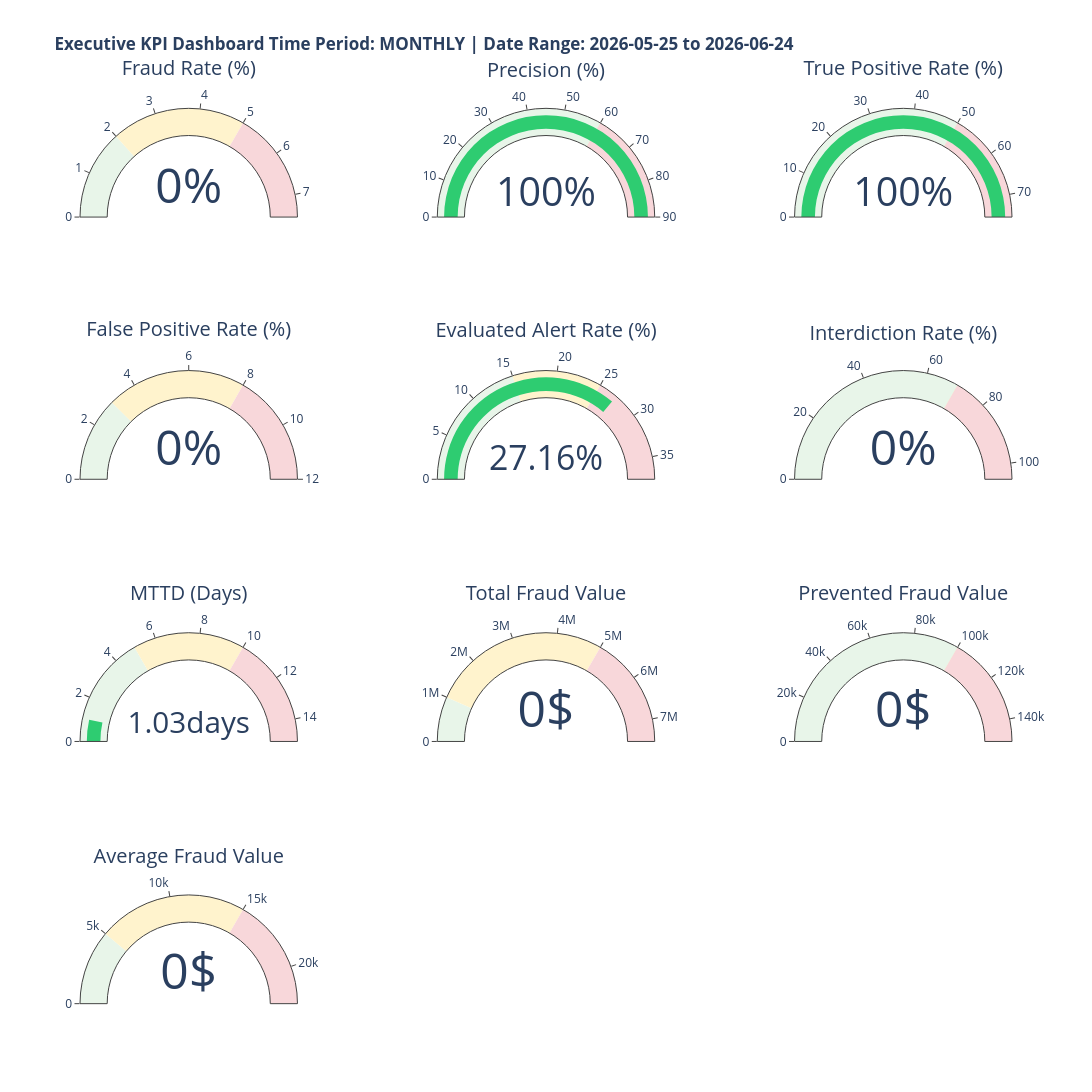

The notebook cell this image was saved under:
### Code cell
# ============================================================================
# SECTION 8.1: RENDER KPI CARDS (Executive Key Performance Indicators)
# ============================================================================

# Create a dashboard with KPI cards (3x4 grid)
fig_kpis = go.Figure()

# Define KPIs with current values, thresholds, and status
kpis = [
    {
        'title': 'Fraud Rate (%)',
        'value': current_fraud_rate,
        'unit': '%',
        'threshold_good': 2.0,
        'threshold_fair': 5.0,
        'higher_is_better': False
    },
    {
        'title': 'Precision (%)',
        'value': current_precision,
        'unit': '%',
        'threshold_good': 80.0,
        'threshold_fair': 60.0,
        'higher_is_better': True
    },
    {
        'title': 'True Positive Rate (%)',
        'value': current_tpr,
        'unit': '%',
        'threshold_good': 75.0,
        'threshold_fair': 50.0,
        'higher_is_better': True
    },
    {
        'title': 'False Positive Rate (%)',
        'value': current_fpr,
        'unit': '%',
        'threshold_good': 3.0,
        'threshold_fair': 8.0,
        'higher_is_better': False
    },
    {
        'title': 'Evaluated Alert Rate (%)',
        'value': current_evaluated_alert_rate,
        'unit': '%',
        'threshold_good': 15.0,
        'threshold_fair': 25.0,
        'higher_is_better': True
    },
    {
        'title': 'Interdiction Rate (%)',
        'value': current_interdiction_rate,
        'unit': '%',
        'threshold_good': 85.0,
        'threshold_fair': 70.0,
        'higher_is_better': True
    },
    {
        'title': 'MTTD (Days)',
        'value': current_mttd,
        'unit': 'days',
        'threshold_good': 5.0,
        'threshold_fair': 10.0,
        'higher_is_better': False
    },
    {
        'title': 'Total Fraud Value',
        'value': current_total_fraud_value,
        'unit': '$',
        'threshold_good': 1000000,
        'threshold_fair': 5000000,
        'higher_is_better': False
    },
    {
        'title': 'Prevented Fraud Value',
        'value': current_prevented_value,
        'unit': '$',
        'threshold_good': 500000,
        'threshold_fair': 100000,
        'higher_is_better': True
    },
    {
        'title': 'Average Fraud Value',
        'value': current_avg_fraud_value,
        'unit': '$',
        'threshold_good': 5000,
        'threshold_fair': 15000,
        'higher_is_better': False
    },
]

# Create KPI indicators using plotly indicators
fig_kpis = make_subplots(
    rows=4, cols=3,
    specs=[[{'type': 'indicator'}] * 3] * 4,
    vertical_spacing=0.15,
    horizontal_spacing=0.15
)

for idx, kpi in enumerate(kpis):
    row = (idx // 3) + 1
    col = (idx % 3) + 1
    
    # Determine status color
    if kpi['higher_is_better']:
        if kpi['value'] >= kpi['threshold_good']:
            color = '#2ecc71'  # Green
        elif kpi['value'] >= kpi['threshold_fair']:
            color = '#f39c12'  # Orange
        else:
            color = '#e74c3c'  # Red
    else:
        if kpi['value'] <= kpi['threshold_good']:
            color = '#2ecc71'  # Green
        elif kpi['value'] <= kpi['threshold_fair']:
            color = '#f39c12'  # Orange
        else:
            color = '#e74c3c'  # Red
    
    fig_kpis.add_trace(
        go.Indicator(
            mode="number+gauge",
            value=kpi['value'],
            title={'text': kpi['title']},
            gauge={
                'axis': {'range': [0, kpi['threshold_fair'] * 1.5]},
                'bar': {'color': color},
                'steps': [
                    {'range': [0, kpi['threshold_good']], 'color': "#e8f5e9"},
                    {'range': [kpi['threshold_good'], kpi['threshold_fair']], 'color': "#fff3cd"},
                    {'range': [kpi['threshold_fair'], kpi['threshold_fair'] * 1.5], 'color': "#f8d7da"},
                ],
            },
            number={'suffix': kpi['unit']},
        ),
        row=row, col=col
    )

fig_kpis.update_layout(
    title_text=f"<b>Executive KPI Dashboard Time Period: {time_granularity.upper()} | Date Range: {dashboard_start_date.strftime('%Y-%m-%d')} to {dashboard_end_date.strftime('%Y-%m-%d')}</sub>",
    showlegend=False,
    height=1350,
    width=1400
)

print("✓ KPI Cards visualization created (4x3 grid with 10 metrics)")
print("  Status indicators: 🟢 Good | 🟡 Fair | 🔴 Poor")

# Display the figure
fig_kpis.show()

### Figure 1 — Plotly figure (JSON) as saved in the notebook; plotly's stock layout.template omitted (floating-point values rounded to 4 significant figures)
{"data": [{"domain": {"x": [0, 0.2333], "y": [0.8625, 1]}, "gauge": {"axis": {"range": [0, 7.5]}, "bar": {"color": "#2ecc71"}, "steps": [{"color": "#e8f5e9", "range": [0, 2]}, {"color": "#fff3cd", "range": [2, 5]}, {"color": "#f8d7da", "range": [5, 7.5]}]}, "mode": "number+gauge", "number": {"suffix": "%"}, "title": {"text": "Fraud Rate (%)"}, "type": "indicator", "value": 0}, {"domain": {"x": [0.3833, 0.6167], "y": [0.8625, 1]}, "gauge": {"axis": {"range": [0, 90]}, "bar": {"color": "#2ecc71"}, "steps": [{"color": "#e8f5e9", "range": [0, 80]}, {"color": "#fff3cd", "range": [80, 60]}, {"color": "#f8d7da", "range": [60, 90]}]}, "mode": "number+gauge", "number": {"suffix": "%"}, "title": {"text": "Precision (%)"}, "type": "indicator", "value": 100}, {"domain": {"x": [0.7667, 1.0], "y": [0.8625, 1]}, "gauge": {"axis": {"range": [0, 75]}, "bar": {"color": "#2ecc71"}, "steps": [{"color": "#e8f5e9", "range": [0, 75]}, {"color": "#fff3cd", "range": [75, 50]}, {"color": "#f8d7da", "range": [50, 75]}]}, "mode": "number+gauge", "number": {"suffix": "%"}, "title": {"text": "True Positive Rate (%)"}, "type": "indicator", "value": 100}, {"domain": {"x": [0, 0.2333], "y": [0.575, 0.7125]}, "gauge": {"axis": {"range": [0, 12]}, "bar": {"color": "#2ecc71"}, "steps": [{"color": "#e8f5e9", "range": [0, 3]}, {"color": "#fff3cd", "range": [3, 8]}, {"color": "#f8d7da", "range": [8, 12]}]}, "mode": "number+gauge", "number": {"suffix": "%"}, "title": {"text": "False Positive Rate (%)"}, "type": "indicator", "value": 0}, {"domain": {"x": [0.3833, 0.6167], "y": [0.575, 0.7125]}, "gauge": {"axis": {"range": [0, 37.5]}, "bar": {"color": "#2ecc71"}, "steps": [{"color": "#e8f5e9", "range": [0, 15]}, {"color": "#fff3cd", "range": [15, 25]}, {"color": "#f8d7da", "range": [25, 37.5]}]}, "mode": "number+gauge", "number": {"suffix": "%"}, "title": {"text": "Evaluated Alert Rate (%)"}, "type": "indicator", "value": 27.16}, {"domain": {"x": [0.7667, 1.0], "y": [0.575, 0.7125]}, "gauge": {"axis": {"range": [0, 105]}, "bar": {"color": "#e74c3c"}, "steps": [{"color": "#e8f5e9", "range": [0, 85]}, {"color": "#fff3cd", "range": [85, 70]}, {"color": "#f8d7da", "range": [70, 105]}]}, "mode": "number+gauge", "number": {"suffix": "%"}, "title": {"text": "Interdiction Rate (%)"}, "type": "indicator", "value": 0}, {"domain": {"x": [0, 0.2333], "y": [0.2875, 0.425]}, "gauge": {"axis": {"range": [0, 15]}, "bar": {"color": "#2ecc71"}, "steps": [{"color": "#e8f5e9", "range": [0, 5]}, {"color": "#fff3cd", "range": [5, 10]}, {"color": "#f8d7da", "range": [10, 15]}]}, "mode": "number+gauge", "number": {"suffix": "days"}, "title": {"text": "MTTD (Days)"}, "type": "indicator", "value": 1.03}, {"domain": {"x": [0.3833, 0.6167], "y": [0.2875, 0.425]}, "gauge": {"axis": {"range": [0, 7500000]}, "bar": {"color": "#2ecc71"}, "steps": [{"color": "#e8f5e9", "range": [0, 1000000]}, {"color": "#fff3cd", "range": [1000000, 5000000]}, {"color": "#f8d7da", "range": [5000000, 7500000]}]}, "mode": "number+gauge", "number": {"suffix": "$"}, "title": {"text": "Total Fraud Value"}, "type": "indicator", "value": 0}, {"domain": {"x": [0.7667, 1.0], "y": [0.2875, 0.425]}, "gauge": {"axis": {"range": [0, 150000]}, "bar": {"color": "#e74c3c"}, "steps": [{"color": "#e8f5e9", "range": [0, 500000]}, {"color": "#fff3cd", "range": [500000, 100000]}, {"color": "#f8d7da", "range": [100000, 150000]}]}, "mode": "number+gauge", "number": {"suffix": "$"}, "title": {"text": "Prevented Fraud Value"}, "type": "indicator", "value": 0}, {"domain": {"x": [0, 0.2333], "y": [0, 0.1375]}, "gauge": {"axis": {"range": [0, 22500]}, "bar": {"color": "#2ecc71"}, "steps": [{"color": "#e8f5e9", "range": [0, 5000]}, {"color": "#fff3cd", "range": [5000, 15000]}, {"color": "#f8d7da", "range": [15000, 22500]}]}, "mode": "number+gauge", "number": {"suffix": "$"}, "title": {"text": "Average Fraud Value"}, "type": "indicator", "value": 0}], "layout": {"height": 1350, "showlegend": false, "title": {"text": "<b>Executive KPI Dashboard Time Period: MONTHLY | Date Range: 2026-05-25 to 2026-06-24</sub>"}, "width": 1400}}
